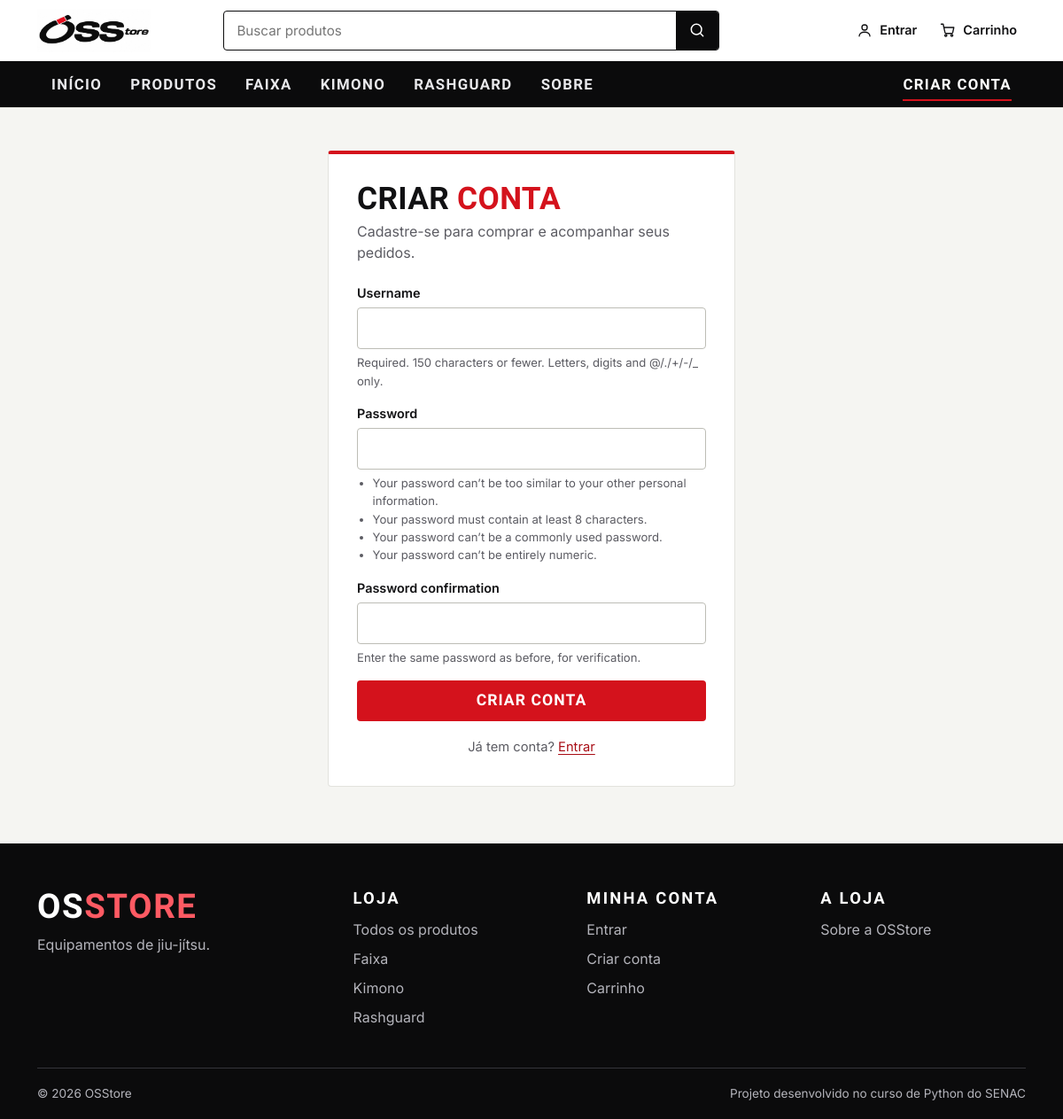
The page /cadastro/ on the database its author committed.
### produtos/models.py (models this page shows, shortened)
class Produto(models.Model):
    nome = models.CharField(max_length=120)
    categoria = models.CharField(max_length=60)
    preco = models.DecimalField(max_digits=8, decimal_places=2)
    estoque = models.PositiveIntegerField(default=0)
    ativo = models.BooleanField(default=True)
    imagem = models.ImageField(upload_to="produtos/", blank=True)
    descricao = models.TextField("descrição", blank=True)
    caracteristicas = models.TextField(
        "características", blank=True,
        help_text="Uma característica por linha.",
    )
    material = models.CharField(max_length=200, blank=True)
    tabela_medidas = models.TextField(
        "tabela de medidas", blank=True,
        help_text=(
            "Uma linha por tamanho, colunas separadas por | . A primeira linha "
            "é o cabeçalho. Ex.: Tamanho | Altura | Peso. Deixe vazio se o "
            "produto não usa tabela."
        ),
    )
    criado_em = models.DateTimeField(default=timezone.now, editable=False)

### core/views.py (the view, shortened to what this page needs)
# urls.py: path("cadastro/", views.cadastro, name="cadastro"),
def cadastro(request):
    if request.user.is_authenticated:
        return redirect("home")
    form = CadastroForm(request.POST or None)
    return render(request, "registration/cadastro.html", {"form": form})

### core/forms.py
class CadastroForm(UserCreationForm):
    class Meta(UserCreationForm.Meta):
        model = User
        fields = ("username",)   # lista fechada: nunca inclua is_staff / is_superuser

### core/context_processors.py (called while the page is built)
def loja(request):
    categorias = list(
        Produto.objects.filter(ativo=True)
        .order_by("categoria")
        .values_list("categoria", flat=True)
        .distinct()
    )
    return {
        "loja_nome": settings.LOJA_NOME,
        "loja_whatsapp": settings.WHATSAPP_NUMERO,   # vazio = sem botão
        "menu_categorias": categorias,
    }

### pedidos/context_processors.py (called while the page is built)
def carrinho(request):
    sessao = getattr(request, "session", None)
    bruto = sessao.get("carrinho", {}) if sessao is not None else {}
    try:
        qtd = sum(int(q) for q in bruto.values())
    except (AttributeError, TypeError, ValueError):
        qtd = 0
    return {"carrinho_qtd": qtd}

### core/templates/registration/cadastro.html (shortened to what this page needs)
{% extends 'core/base.html' %}
{% block content %}
<div class="auth-card">
  <h1>Criar <span>conta</span></h1>
  <p class="auth-sub">Cadastre-se para comprar e acompanhar seus pedidos.</p>
  <form method="post">
    {% for campo in form %}
      <div class="campo">
        <label for="{{ campo.id_for_label }}">{{ campo.label }}</label>
        {{ campo }}
        {% if campo.help_text %}<div class="ajuda-campo">{{ campo.help_text|safe }}</div>{% endif %}
      </div>
    {% endfor %}
    <button type="submit" class="btn-osstore">Criar conta</button>
  </form>
  <p class="auth-rodape">
    Já tem conta? <a href="{% url 'login' %}">Entrar</a>
  </p>
</div>
{% endblock %}

### core/templates/core/base.html (shortened to what this page needs)
{% load static %}<!doctype html>
<html lang="pt-br">
<head>
  <link rel="stylesheet"
    href="https://cdnjs.cloudflare.com/ajax/libs/bootstrap/5.3.3/css/bootstrap.min.css">
  <link rel="stylesheet" href="{% static 'core/css/estilo.css' %}">
</head>
<body>
  {% with pagina=request.resolver_match.url_name %}
  <header class="site-header">
    <div class="container header-main">
      <a class="logo" href="{% url 'home' %}">
        <img src="{% static 'core/img/OSStore.jpg' %}" alt="OSStore — página inicial" width="128" height="49">
      </a>
      <form class="busca" role="search" method="get" action="{% url 'produtos' %}">
        <input id="busca-q" type="search" name="q" value="{{ request.GET.q }}" placeholder="Buscar produtos" autocomplete="off">
        <button type="submit" aria-label="Buscar">
          <svg class="icone" aria-hidden="true"><use href="#i-busca"/></svg>
        </button>
      </form>
      <div class="header-acoes">
        {% if user.is_authenticated %}
        <a class="acao-link" href="{% url 'painel' %}">
          <svg class="icone" aria-hidden="true"><use href="#i-usuario"/></svg>
          <span class="acao-rotulo">Minha conta</span>
        </a>
        {% else %}
        <a class="acao-link" href="{% url 'login' %}">
          <svg class="icone" aria-hidden="true"><use href="#i-usuario"/></svg>
          <span class="acao-rotulo">Entrar</span>
        </a>
        {% endif %}
        <a class="acao-link" href="{% url 'ver_carrinho' %}">
          <svg class="icone" aria-hidden="true"><use href="#i-carrinho"/></svg>
          <span class="acao-rotulo">Carrinho</span>
        </a>
      </div>
    </div>
    <nav class="nav-principal" id="nav-principal" aria-label="Principal">
      <div class="container">
        <ul class="nav-lista">
          <li><a href="{% url 'home' %}" {% if pagina == 'home' %}class="ativo" aria-current="page"{% endif %}>Início</a></li>
          <li><a href="{% url 'produtos' %}" {% if pagina == 'produtos' and not request.GET.categoria %}class="ativo" aria-current="page"{% endif %}>Produtos</a></li>
          {% for nome in menu_categorias|slice:":4" %}
          <li><a href="{% url 'produtos' %}?categoria={{ nome|urlencode }}"
                 {% if request.GET.categoria == nome %}class="ativo"{% endif %}>{{ nome }}</a></li>
          {% endfor %}
          <li><a href="{% url 'sobre' %}" {% if pagina == 'sobre' %}class="ativo" aria-current="page"{% endif %}>Sobre</a></li>
        </ul>
        <ul class="nav-lista">
          {% if user.is_authenticated %}
          <li><a href="{% url 'meus_pedidos' %}" {% if pagina == 'meus_pedidos' or pagina == 'pedido_detalhe' %}class="ativo"{% endif %}>Meus pedidos</a></li>
          {% if user.is_staff %}
          <li><a href="{% url 'admin:index' %}">Administração</a></li>
          {% endif %}
          <li>
            <form method="post" action="{% url 'logout' %}">
              {% csrf_token %}
              <button type="submit" class="link-botao">Sair</button>
            </form>
          </li>
          {% else %}
          <li><a href="{% url 'cadastro' %}" {% if pagina == 'cadastro' %}class="ativo"{% endif %}>Criar conta</a></li>
          {% endif %}
        </ul>
      </div>
    </nav>
  </header>
  {% endwith %}
  <main id="conteudo">
    {% block content_full %}
    <div class="container py-4">
      {% block content %}{% endblock %}
    </div>
    {% endblock %}
  </main>
  <footer class="rodape">
    <div class="container">
      <div class="rodape-grade">
        <div>
          <div class="rodape-marca">OS<span>Store</span></div>
          <p class="rodape-texto">Equipamentos de jiu-jítsu.</p>
        </div>
        <div>
          <h2>Loja</h2>
          <ul>
            <li><a href="{% url 'produtos' %}">Todos os produtos</a></li>
            {% for nome in menu_categorias %}
            <li><a href="{% url 'produtos' %}?categoria={{ nome|urlencode }}">{{ nome }}</a></li>
            {% endfor %}
          </ul>
        </div>
        <div>
          <h2>Minha conta</h2>
          <ul>
            {% if user.is_authenticated %}
            <li><a href="{% url 'painel' %}">Painel</a></li>
            <li><a href="{% url 'meus_pedidos' %}">Meus pedidos</a></li>
            {% else %}
            <li><a href="{% url 'login' %}">Entrar</a></li>
            <li><a href="{% url 'cadastro' %}">Criar conta</a></li>
            {% endif %}
            <li><a href="{% url 'ver_carrinho' %}">Carrinho</a></li>
          </ul>
        </div>
        <div>
          <h2>A loja</h2>
          <ul>
            <li><a href="{% url 'sobre' %}">Sobre a OSStore</a></li>
          </ul>
        </div>
      </div>
      <div class="rodape-base">
        <span>© {% now "Y" %} OSStore</span>
        <span>Projeto desenvolvido no curso de Python do SENAC</span>
      </div>
    </div>
  </footer>
</body>
</html>

### rows shown on the page
Produto: categoria "FAIXA", categoria "Faixa"
Produto: categoria "KIMONO", categoria "Kimono"
Produto: categoria "RASHGUARD", categoria "Rashguard"

### other values the page prints
{{ campo.label }} "Username" "Password" "Password confirmation"
{{ campo.help_text|safe }} "Required. 150 characters or fewer. Letters, digits and @/./+/-/_ only." "Enter the same password as before, for verification."
